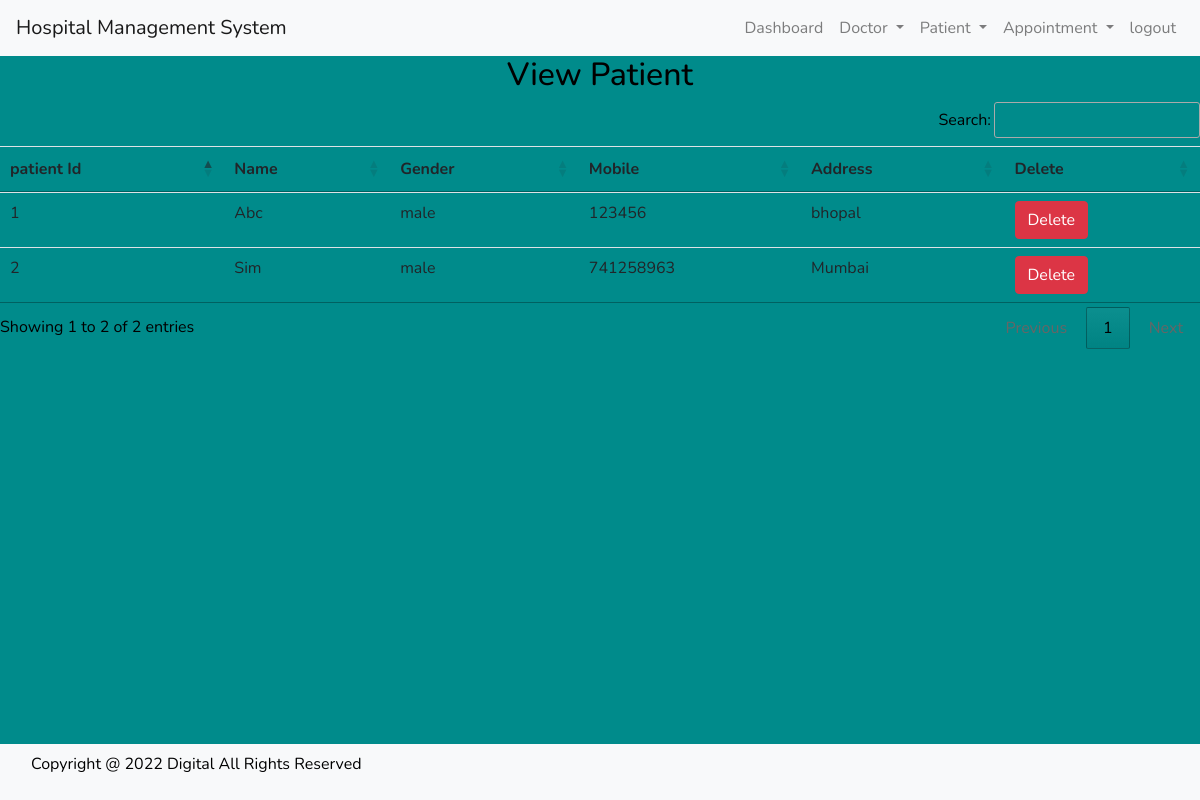
Page /view_patient/ (signed in) on the committed database.
### Hospital/models.py (models this page shows)
class Patient(models.Model):
        Name  = models.CharField(max_length=50)
        gender  = models.CharField(max_length=10)
        mobile = models.IntegerField(null=True)
        address  = models.TextField()

### Hospital/views.py (the view)
# urls.py: path('view_patient/', View_Patient, name='view_patient'),
def View_Patient(request):
    if not request.user.is_staff:
        return redirect('login')
    doc = Patient.objects.all()
    d = {'doc' : doc}
    return render(request,'view_patient.html',d)

### Hospital/templates/view_patient.html
{% include 'base.html' %}
{% include 'navigation.html'%}
{% block content %}
<div>
    <h2 class="text-center">View Patient</h2>
    <table id="example" class="table table-hover">
        <thead>
            <tr>
                <th>patient Id</th>
                <th>Name</th>
                <th>Gender</th>
                <th>Mobile</th>
                <th>Address</th>
                <th>Delete</th>
            </tr>
        </thead>
        <tbody>
            {% for i in doc %}
            <tr>
                <td>{{i.id}}</td>
                <td>{{i.Name}}</td>
                <td>{{i.gender}}</td>
                <td>{{i.mobile}}</td>
                <td>{{i.address}}</td>
                <td><a href ="/delete_patient{{ i.id }}" onclick="return confirm('Are you sure you want to delete?')"
                    class="btn btn-danger">Delete</a>
                </td>
            </tr>
            {% endfor %}
        </tbody>
</div>
{% endblock content%}
{% include 'footer.html' %}

### Hospital/static/CSS/style.css (style rules this page uses)
body { font-family: 'Nunito', sans-serif; color: #000000; background-color:darkcyan; overflow-x: hidden; }
a, a:hover, a:focus { text-decoration: none; }
.btn, .btn:focus { outline: none !important; -webkit-box-shadow: none; box-shadow: none; }

### rows in the picture
Patient: id "1", Name "Abc", gender "male", mobile "123456", address "bhopal"
Patient: id "2", Name "Sim", gender "male", mobile "741258963", address "Mumbai"
